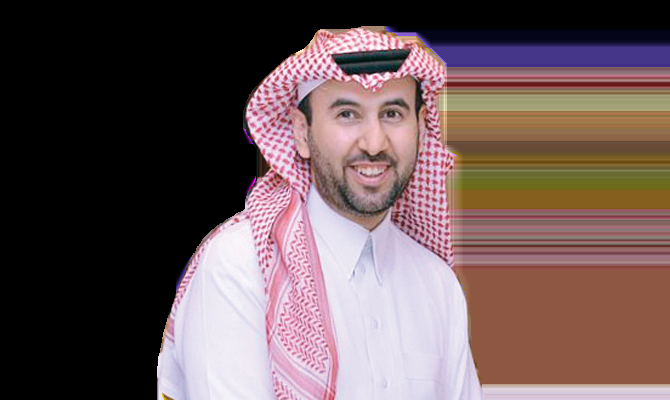
#> input picture original/schmag-01.jpg, 670 x 400 px; its folder holds only this picture in this run; the run also reads 1 picture not shown here
$ python masking.py   (older library calls are emulated)
#> lines starting #> are read from the running program, lines starting #| are printed output that depends on the picture; after the words box and inside, x2 and y2 are one past the last pixel; in counts of white or black regions, pixels touching at a corner belong together
from PIL import Image, ImageDraw, ImageFilter
import os
import cv2

directory = 'original'
maskType = 'u2net'
size = 256, 256

model = cv2.CascadeClassifier(
    cv2.data.haarcascades + 'haarcascade_frontalface_alt2.xml'
)

for filename in os.listdir(directory):
    print(filename)
    f = os.path.join(directory, filename)
    basename = os.path.splitext(filename)[0]
    # im1 = Image.open(f)
    im = cv2.imread(f)
#> im is the input picture: shape (400, 670, 3); mean B, G, R 86.8, 86.4, 106

    # Convert image to grey scale
    gray = cv2.cvtColor(im, cv2.COLOR_BGR2GRAY)
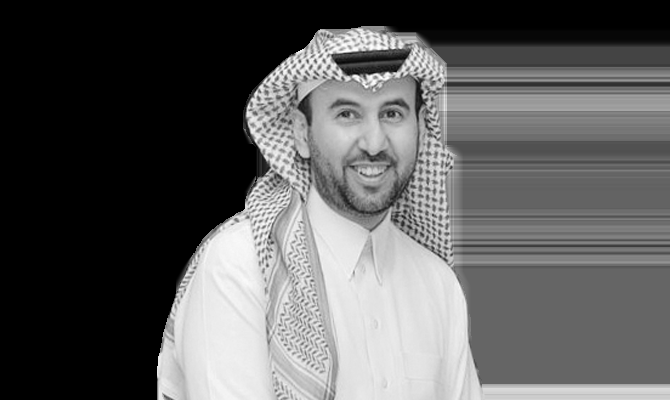
#> gray: shape (400, 670); min 0, max 255, mean 92.3
    faces = model.detectMultiScale(gray, 1.1, 4)
#> faces = [[305, 60, 137, 137]]

    # Blue Face Region
    for i, (x, y, w, h) in enumerate(faces):
        # Face rectangle with 2 points
        face = im[y:y+h, x:x+w]
        face = cv2.blur(face, (50,50))
        im[y:y+h, x:x+w] = face
#> this loop made 1 pass
#> pass 1, `face = im[y:y+h, x:x+w]`:
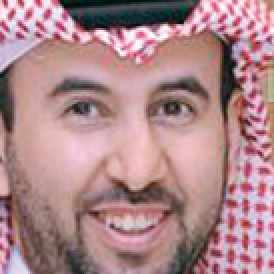
#> face: shape (137, 137, 3) (shown 2 times larger); mean B, G, R 138.2, 134.6, 173.5
#> pass 1, `face = cv2.blur(face, (50,50))`:
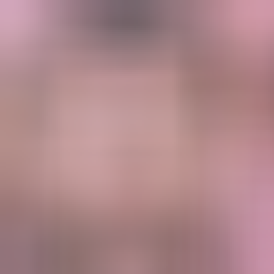
#> face: shape (137, 137, 3) (shown 2 times larger); mean B, G, R 138.3, 134.7, 173.7
#> after the loop:
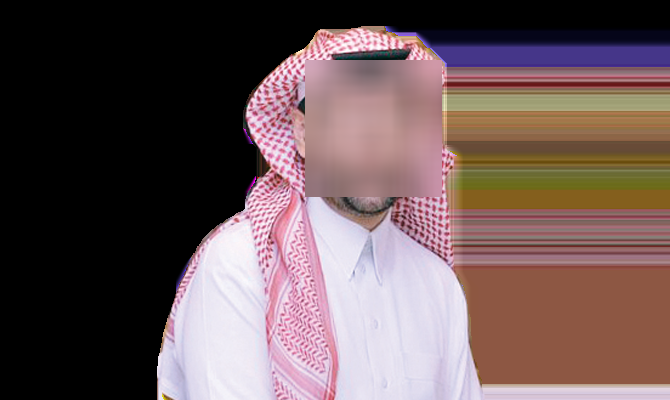
#> im: shape (400, 670, 3); 7% of pixels changed, all inside (x1, y1, x2, y2) = (305, 60, 442, 197)

    # Prep for masking
    color_coverted = cv2.cvtColor(im, cv2.COLOR_BGR2RGB)
    im1 = Image.fromarray(color_coverted)
    im2 = Image.open('White-Cover.jpg').resize(im1.size)
#> im2: PIL image 670x400 RGB; every value is 255
    mask = Image.open(maskType + '/' + basename + '.png').convert('L')

    # Composite three images together (image1 - original, image2 - white cover, mask)
    im = Image.composite(im1, im2, mask)
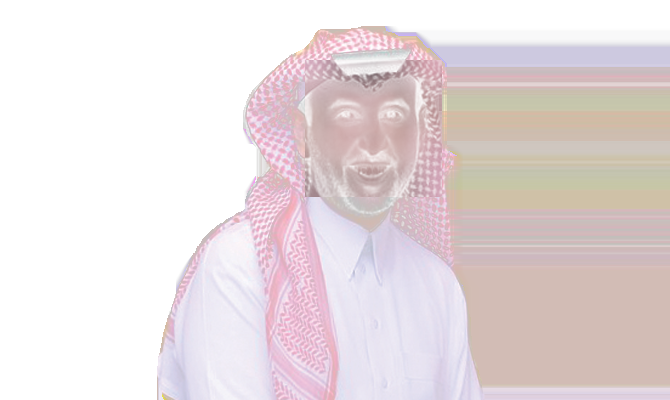
#> im: PIL image 670x400 RGB; mean R, G, B 231.6, 221.3, 222.9

    # resize with aspect ratio maintained
    im.thumbnail(size, Image.ANTIALIAS)
#> im: PIL image 256x153 RGB

    # paste resizing on 256x256 white background and center it
    im3 = Image.open('White-Cover.jpg')
    width, height = im.size
#> width = 256; height = 153
    im3.paste(im, (int(128-(width/2)), int(128-(height/2))))
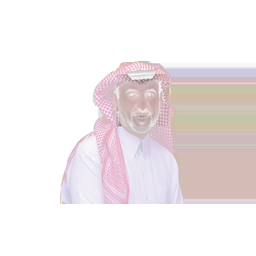
#> im3: PIL image 256x256 RGB; mean R, G, B 241, 234.8, 235.8

    im3.save("results-" + maskType + '/' + basename + ".png")
